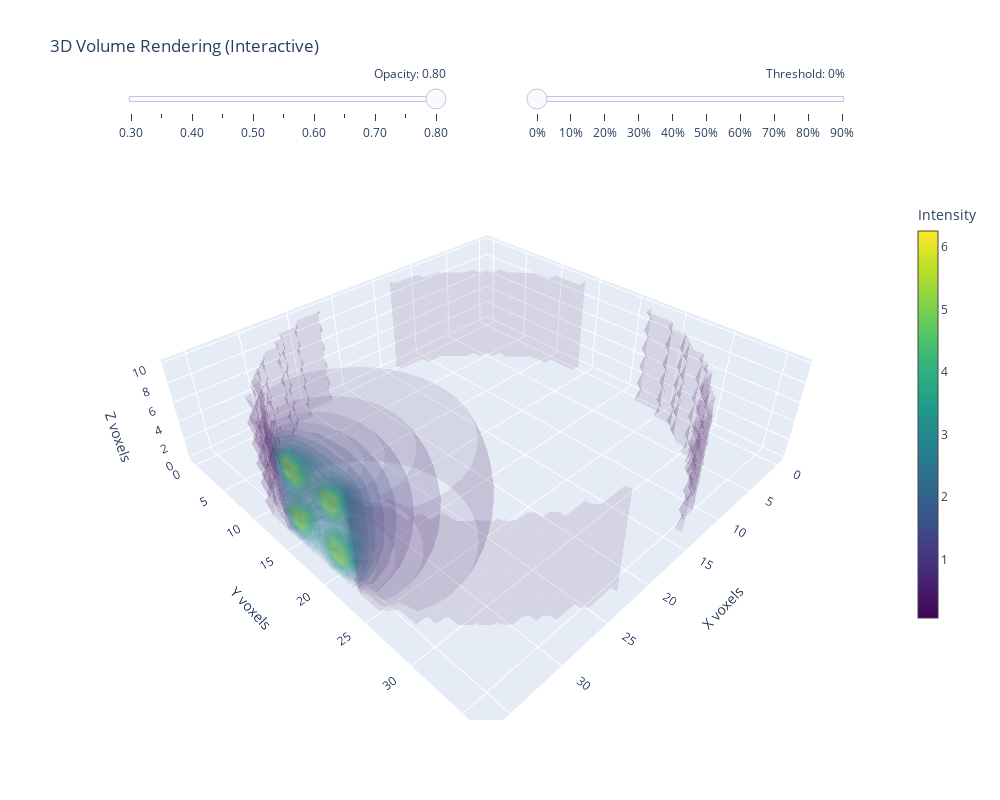

This figure's notebook cell:
### Markdown cell above
## 2. Interactive 3D Volume Visualization

### Code cell
# Create 3D volume plot using Volume trace (better for continuous data)
print(f"Volume stats: min={data_np.min():.2e}, max={data_np.max():.2e}, mean={data_np.mean():.2e}")

# For masked data: use only non-zero values for volume rendering
mask_vol = data_np > 0
if mask_vol.any():
    vmin_data = data_np[mask_vol].min()
    vmax_data = data_np[mask_vol].max()
    print(f"Volume range (non-zero values): [{vmin_data:.3e}, {vmax_data:.3e}]")
else:
    vmin_data = data_np.min()
    vmax_data = data_np.max()

# Create proper 3D coordinate grids
X, Y, Z = np.mgrid[0:nx, 0:ny, 0:nz]

# Interactive Volume rendering with sliders
fig = go.Figure()

fig.add_trace(go.Volume(
    x=X.flatten(),
    y=Y.flatten(),
    z=Z.flatten(),
    value=data_np.flatten(),
    isomin=vmin_data,
    isomax=vmax_data,
    opacity=0.1,  # Will be controlled by slider
    surface_count=21,
    colorscale='Viridis',
    showscale=True,
    colorbar=dict(
        title="Intensity",
        thickness=20,
        len=0.7,
        x=1.02
    ),
    caps=dict(x_show=False, y_show=False, z_show=False)
))

# Create sliders for interactive control
sliders = [
    # Opacity slider
    dict(
        active=10,  # Initial opacity = 0.1
        yanchor="top",
        y=1.15,
        xanchor="left",
        currentvalue=dict(
            prefix="Opacity: ",
            visible=True,
            xanchor="right"
        ),
        pad=dict(t=50),
        len=0.4,
        x=0.05,
        steps=[
            dict(
                method="restyle",
                args=[{"opacity": [i/100]}],
                label=f"{i/100:.2f}"
            ) for i in range(30, 81, 5)  # 0.01 to 0.50 in steps of 0.05
        ]
    ),
    # Threshold slider (more impactful)
    dict(
        active=0,  # Initial threshold = 0% (show all)
        yanchor="top",
        y=1.15,
        xanchor="left",
        currentvalue=dict(
            prefix="Threshold: ",
            visible=True,
            xanchor="right"
        ),
        pad=dict(t=50),
        len=0.4,
        x=0.55,
        steps=[
            dict(
                method="restyle",
                args=[{"isomin": [vmin_data + (i/100) * (vmax_data - vmin_data)]}],
                label=f"{i}%"
            ) for i in range(0, 91, 10)  # 0% to 90% in steps of 10%
        ]
    )
]

fig.update_layout(
    sliders=sliders,
    title='3D Volume Rendering (Interactive)',
    scene=dict(
        xaxis_title='X voxels',
        yaxis_title='Y voxels',
        zaxis_title='Z voxels',
        aspectmode='data',
        camera=dict(
            eye=dict(x=1.5, y=1.5, z=1.5)
        )
    ),
    height=800,
    width=1000
)
fig.show()

print("\nInteractive controls:")
print("- Left slider: Adjust opacity (transparency)")
print("- Right slider: Adjust threshold (hide low-intensity regions)")
print("  * 0% = show everything")
print("  * 50% = only show regions above 50% of max intensity")
print("  * 90% = only show highest intensity regions")

### Figure 1 — Plotly figure (JSON) as saved in the notebook; plotly's stock layout.template omitted (floating-point values rounded to 4 significant figures; data arrays with more than 128 entries replaced by an {"elided": "..."} marker saying what was removed)
{"data": [{"caps": {"x": {"show": false}, "y": {"show": false}, "z": {"show": false}}, "colorbar": {"len": 0.7, "thickness": 20, "title": {"text": "Intensity"}, "x": 1.02}, "colorscale": [[0, "#440154"], [0.1111, "#482878"], [0.2222, "#3e4989"], [0.3333, "#31688e"], [0.4444, "#26828e"], [0.5556, "#1f9e89"], [0.6667, "#35b779"], [0.7778, "#6ece58"], [0.8889, "#b5de2b"], [1, "#fde725"]], "isomax": 6.266, "isomin": 0.06825, "opacity": 0.1, "showscale": true, "surface": {"count": 21}, "type": "volume", "value": {"elided": "15059 float values"}, "x": {"elided": "15059 int values"}, "y": {"elided": "15059 int values"}, "z": {"elided": "15059 int values"}}], "layout": {"height": 800, "scene": {"aspectmode": "data", "camera": {"eye": {"x": 1.5, "y": 1.5, "z": 1.5}}, "xaxis": {"title": {"text": "X voxels"}}, "yaxis": {"title": {"text": "Y voxels"}}, "zaxis": {"title": {"text": "Z voxels"}}}, "sliders": [{"active": 10, "currentvalue": {"prefix": "Opacity: ", "visible": true, "xanchor": "right"}, "len": 0.4, "pad": {"t": 50}, "steps": [{"args": [{"opacity": [0.3]}], "label": "0.30", "method": "restyle"}, {"args": [{"opacity": [0.35]}], "label": "0.35", "method": "restyle"}, {"args": [{"opacity": [0.4]}], "label": "0.40", "method": "restyle"}, {"args": [{"opacity": [0.45]}], "label": "0.45", "method": "restyle"}, {"args": [{"opacity": [0.5]}], "label": "0.50", "method": "restyle"}, {"args": [{"opacity": [0.55]}], "label": "0.55", "method": "restyle"}, {"args": [{"opacity": [0.6]}], "label": "0.60", "method": "restyle"}, {"args": [{"opacity": [0.65]}], "label": "0.65", "method": "restyle"}, {"args": [{"opacity": [0.7]}], "label": "0.70", "method": "restyle"}, {"args": [{"opacity": [0.75]}], "label": "0.75", "method": "restyle"}, {"args": [{"opacity": [0.8]}], "label": "0.80", "method": "restyle"}], "x": 0.05, "xanchor": "left", "y": 1.15, "yanchor": "top"}, {"active": 0, "currentvalue": {"prefix": "Threshold: ", "visible": true, "xanchor": "right"}, "len": 0.4, "pad": {"t": 50}, "steps": [{"args": [{"isomin": [0.06825]}], "label": "0%", "method": "restyle"}, {"args": [{"isomin": [0.688]}], "label": "10%", "method": "restyle"}, {"args": [{"isomin": [1.308]}], "label": "20%", "method": "restyle"}, {"args": [{"isomin": [1.928]}], "label": "30%", "method": "restyle"}, {"args": [{"isomin": [2.547]}], "label": "40%", "method": "restyle"}, {"args": [{"isomin": [3.167]}], "label": "50%", "method": "restyle"}, {"args": [{"isomin": [3.787]}], "label": "60%", "method": "restyle"}, {"args": [{"isomin": [4.407]}], "label": "70%", "method": "restyle"}, {"args": [{"isomin": [5.027]}], "label": "80%", "method": "restyle"}, {"args": [{"isomin": [5.646]}], "label": "90%", "method": "restyle"}], "x": 0.55, "xanchor": "left", "y": 1.15, "yanchor": "top"}], "title": {"text": "3D Volume Rendering (Interactive)"}, "width": 1000}}
